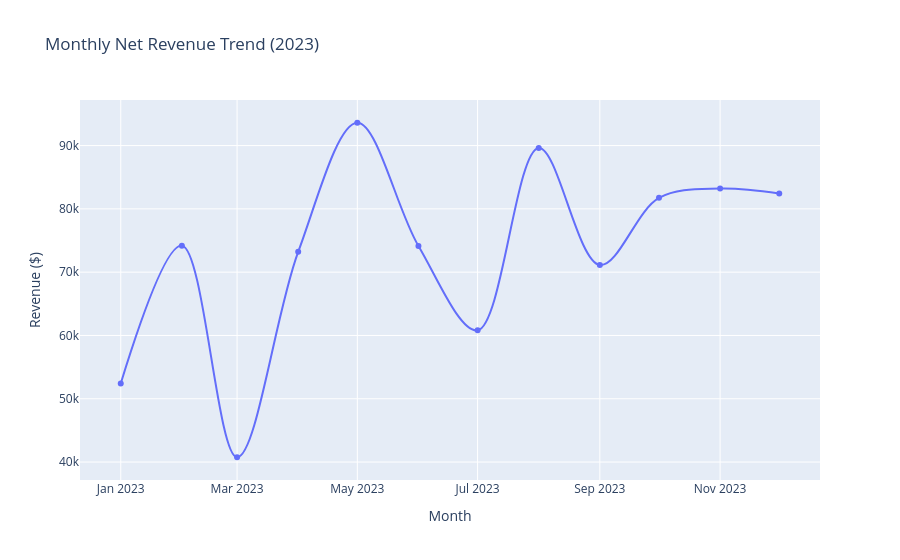

Notebook code cell kept with this figure:
### Code cell
# Grouping data by month
monthly_trend = df.groupby(df['Date'].dt.to_period('M'))['Net_Revenue'].sum().reset_index()
monthly_trend['Date'] = monthly_trend['Date'].astype(str)

fig_line = px.line(monthly_trend, x='Date', y='Net_Revenue', 
              title='Monthly Net Revenue Trend (2023)',
              markers=True, line_shape='spline')
fig_line.update_layout(xaxis_title='Month', yaxis_title='Revenue ($)')
fig_line.show()

### Figure 1 — Plotly figure (JSON) as saved in the notebook; plotly's stock layout.template omitted (floating-point values rounded to 4 significant figures)
{"data": [{"hovertemplate": "Date=%{x}<br>Net_Revenue=%{y}<extra></extra>", "legendgroup": "", "line": {"color": "#636efa", "dash": "solid", "shape": "spline"}, "marker": {"symbol": "circle"}, "mode": "lines+markers", "name": "", "orientation": "v", "showlegend": false, "type": "scatter", "x": ["2023-01", "2023-02", "2023-03", "2023-04", "2023-05", "2023-06", "2023-07", "2023-08", "2023-09", "2023-10", "2023-11", "2023-12"], "xaxis": "x", "y": [52420.0, 74190.0, 40760.0, 73210.0, 93600.0, 74130.0, 60820.0, 89630.0, 71140.0, 81740.0, 83210.0, 82420.0], "yaxis": "y"}], "layout": {"legend": {"tracegroupgap": 0}, "title": {"text": "Monthly Net Revenue Trend (2023)"}, "xaxis": {"anchor": "y", "domain": [0, 1], "title": {"text": "Month"}}, "yaxis": {"anchor": "x", "domain": [0, 1], "title": {"text": "Revenue ($)"}}}}
